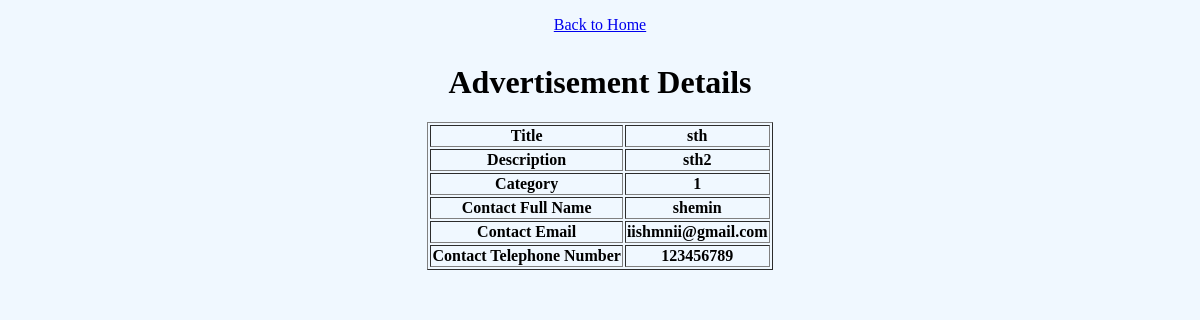
Screenshot of /SeeMore/4 with the database file from the repository.
### tables this page shows
CREATE TABLE Advertisement(aid INTEGER PRIMARY KEY AUTOINCREMENT,title TEXT,description TEXT,isactive INTEGER,username TEXT,category INTEGER,FOREIGN KEY (username) REFERENCES User(username),FOREIGN KEY (category) REFERENCES Category(cid));

CREATE TABLE User(username TEXT PRIMARY KEY,password TEXT,fullname TEXT,email TEXT,telno TEXT);

### main.py (the view)
@app.route("/SeeMore/<id>")
def showMore(id):
    aid = id
    conn = sqlite3.connect("adv.db")
    c = conn.cursor()
    c.execute("SELECT * from Advertisement where aid = ?", aid)
    row = c.fetchall()
    uname= row[0][4]
    c.execute("SELECT fullname, email, telno from User WHERE username = ?", (uname,))
    contact = c.fetchall()
    c.close()
    return render_template("details.html", adData=row[0], contactData=contact[0])

### templates/details.html (shortened to what this page needs)
<!DOCTYPE html>
<html lang="en">
<head>
    <link rel = 'stylesheet' type="text/css" href="../static/style.css">
</head>
<body>
<p><a href="/dologin">Back to Home</a></p>
<h1>Advertisement Details</h1>
<table border="1">
        <tr>
            <th>Title</th>
            <th>{{ adData[1] }}</th>
        </tr>
         <tr>
            <th>Description</th>
             <th>{{ adData[2] }}</th>
        </tr>
        <tr>
            <th>Category</th>
            <th>{{ adData[5] }}</th>
        </tr>
          <tr>
            <th>Contact Full Name</th>
              <th>{{ contactData[0] }}</th>
        </tr>
        <tr>
            <th>Contact Email</th>
              <th>{{ contactData[1] }}</th>
        </tr>
        <tr>
            <th>Contact Telephone Number</th>
              <th>{{ contactData [2] }}</th>
        </tr>
 </table>
</body>
</html>

### static/style.css (style rules this page uses)
body { background-color: aliceblue; font-family: "Arial Narrow"; }
p { margin-bottom: 30px; margin-outside: 20px; text-align: center; }
table { margin-left: auto; margin-right: auto; }
h1,h2 { text-align: center; }

### rows the page displays
Advertisement: title "sth", description "sth2", category "1"
User: fullname "shemin", email "iishmnii@gmail.com", telno "123456789"
